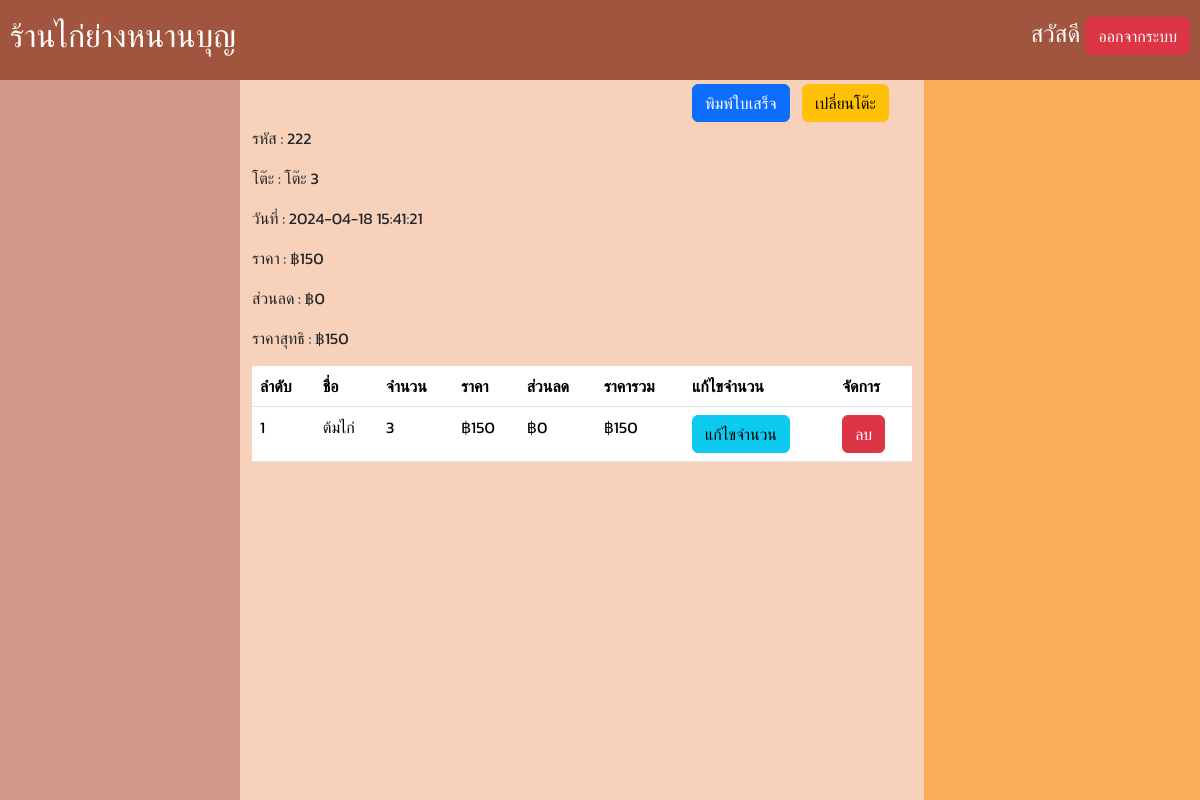
/home.php?page=manage-orderDetail&id=222, run on the app's committed database.
### tables this page shows
CREATE TABLE `orders` (
  `id` int(11) NOT NULL,
  `userId` int(11) NOT NULL,
  `deskId` int(11) NOT NULL,
  `status` tinyint(1) NOT NULL,
  `createdAt` datetime NOT NULL DEFAULT current_timestamp(),
  `doneAt` datetime DEFAULT NULL,
  `paytype` int(11) NOT NULL,
  `printed` tinyint(1) NOT NULL,
  `day_queue` int(11) NOT NULL
);

CREATE TABLE `desks` (
  `id` int(11) NOT NULL,
  `label` varchar(50) NOT NULL,
  `sheets` int(11) NOT NULL,
  `status` tinyint(1) NOT NULL,
  `takeAway` tinyint(4) NOT NULL
);

CREATE TABLE `orderitems` (
  `id` int(11) NOT NULL,
  `orderId` int(11) NOT NULL,
  `menuId` int(11) NOT NULL,
  `quantity` varchar(11) NOT NULL,
  `note` varchar(255) NOT NULL,
  `createAt` timestamp NOT NULL DEFAULT current_timestamp() ON UPDATE current_timestamp(),
  `discount` float NOT NULL
);

CREATE TABLE `menus` (
  `id` int(11) NOT NULL,
  `name` varchar(50) NOT NULL,
  `price` float NOT NULL,
  `detail` varchar(255) NOT NULL,
  `image` varchar(255) DEFAULT NULL,
  `status` tinyint(1) NOT NULL,
  `categorieId` int(11) NOT NULL,
  `discount` int(11) NOT NULL
);

### pages/manage-orderDetail.php (the view, shortened to what this page needs)
<?php
if (isset($_GET['id'])) {
    $id = $_GET["id"];
    $totalPrice = 0;
    $totalDiscount = 0;
    $menusData = [];
    $sql = "SELECT menus.name,
        SUM(orderitems.quantity) AS sumQuantity,
        SUM(orderitems.discount) AS discount, -- Renamed alias to avoid ambiguity
        SUM(menus.price * orderitems.quantity) AS total_menu_price, -- Added a comma here
        SUM((menus.price * orderitems.quantity) - (orderitems.discount * orderitems.quantity)) AS total, -- Used orderitems.discount to remove ambiguity,
        orderitems.id as id
        FROM orderitems
        INNER JOIN menus ON orderitems.menuId = menus.id
        WHERE orderitems.orderId = $id
        GROUP BY menus.id
        ORDER BY total DESC;";
    $qrOrders = mysqli_query($conn, $sql);
    while ($row = mysqli_fetch_assoc($qrOrders)) {
        $totalPrice += $row['total_menu_price'];
        $totalDiscount += $row['sumQuantity'] * $row['discount'];
        $menusData[] = $row;
    }
    $sqlOrder = "SELECT desks.id as deskId,desks.label,orders.status,orders.createdAt,
        users.name,
        users.surname
        FROM orders
        INNER JOIN desks ON desks.id = orders.deskId
        INNER JOIN users ON users.id = orders.userId
        WHERE orders.id = $id";
    $qr = mysqli_query($conn, $sqlOrder);
    $rs = mysqli_fetch_assoc($qr);
}
?>
<html>
<div class="container">
    <div class="d-flex flex-row-reverse my-1">
        <?php if ($rs['status'] == 1) : ?>
            <div class="col-md-2">
                <button class="btn btn-warning" onclick="changeDesk(<?= $id ?>,<?= $rs['deskId'] ?>)">เปลี่ยนโต๊ะ</button>
            </div>
        <?php endif; ?>
        <div class="col-md-2">
            <a href="functions/get-receipt.php?orders=<?= $id ?>" target="_blank" class="btn btn-primary">พิมพ์ใบเสร็จ</a>
        </div>
    </div>
    <div>
        <p>รหัส : <?= $id ?></p>
        <p>โต๊ะ : <?= $rs["label"] ?></p>
        <p>วันที่ : <?= $rs['createdAt'] ?></p>
        <p>ราคา : ฿<?= $totalPrice ?></p>
        <p>ส่วนลด : ฿<?= $totalDiscount ?></p>
        <p>ราคาสุทธิ : ฿<?= $totalPrice - $totalDiscount ?></p>
    </div>
    <div>
        <table class="table mt-3">
            <thead class="thead-dark">
                <tr>
                    <th>
                        ลำดับ
                    </th>
                    <th>
                        ชื่อ
                    </th>
                    <th>
                        จำนวน
                    </th>
                    <th>
                        ราคา
                    </th>
                    <th>
                        ส่วนลด
                    </th>
                    <th>
                        ราคารวม
                    </th>
                    <?php if ($rs['status'] == 1) : ?>
                        <th>
                            แก้ไขจำนวน
                        </th>
                        <th>
                            จัดการ
                        </th>
                    <?php endif; ?>
                </tr>
            </thead>
            <tbody>
                <?php
                $key = 0;
                foreach ($menusData as $row) {
                    $key += 1;
                ?>
                    <tr>
                        <td><?= $key ?></td>
                        <td><?= $row['name'] ?></td>
                        <td><?= $row['sumQuantity'] ?></td>
                        <td>฿<?= $row['total_menu_price'] ?></td>
                        <td>฿<?= $row['discount'] ?></td>
                        <td>฿<?= $row['total_menu_price'] - $row['discount'] ?></td>
                        <?php if ($rs['status'] == 1) : ?>
                            <td>
                                <button class="btn btn-info" onclick="quantityChange(<?= $row['sumQuantity'] ?>,<?= $row['id'] ?>)">แก้ไขจำนวน</button>
                            </td>
                            <td>
                                <button class="btn btn-danger" onclick="deleteMenu(<?= $row['id'] ?>)">ลบ</button>
                            </td>
                        <?php endif; ?>
                    </tr>
                <?php
                } ?>
            </tbody>
        </table>
    </div>
</div>
</html>

### css/gobalstyle.css (style rules this page uses)
* { font-family: 'kanit', sans-serif; }

### css/home.css (style rules this page uses)
body { margin: 0; height: 100vh; overflow: hidden; }

### home.php (style rules this page uses)
a { text-decoration: none; color: inherit; }

### data on the page
orders: deskId.label "โต๊ะ 3", createdAt "2024-04-18 15:41:21"
orderitems: menuId.name "ต้มไก่", sumQuantity "3", total_menu_price "150", discount "0", discount "150"

### other printed values
$id "222"
$totalPrice "150"
$totalDiscount "0"
$totalPrice - $totalDiscount "150"
